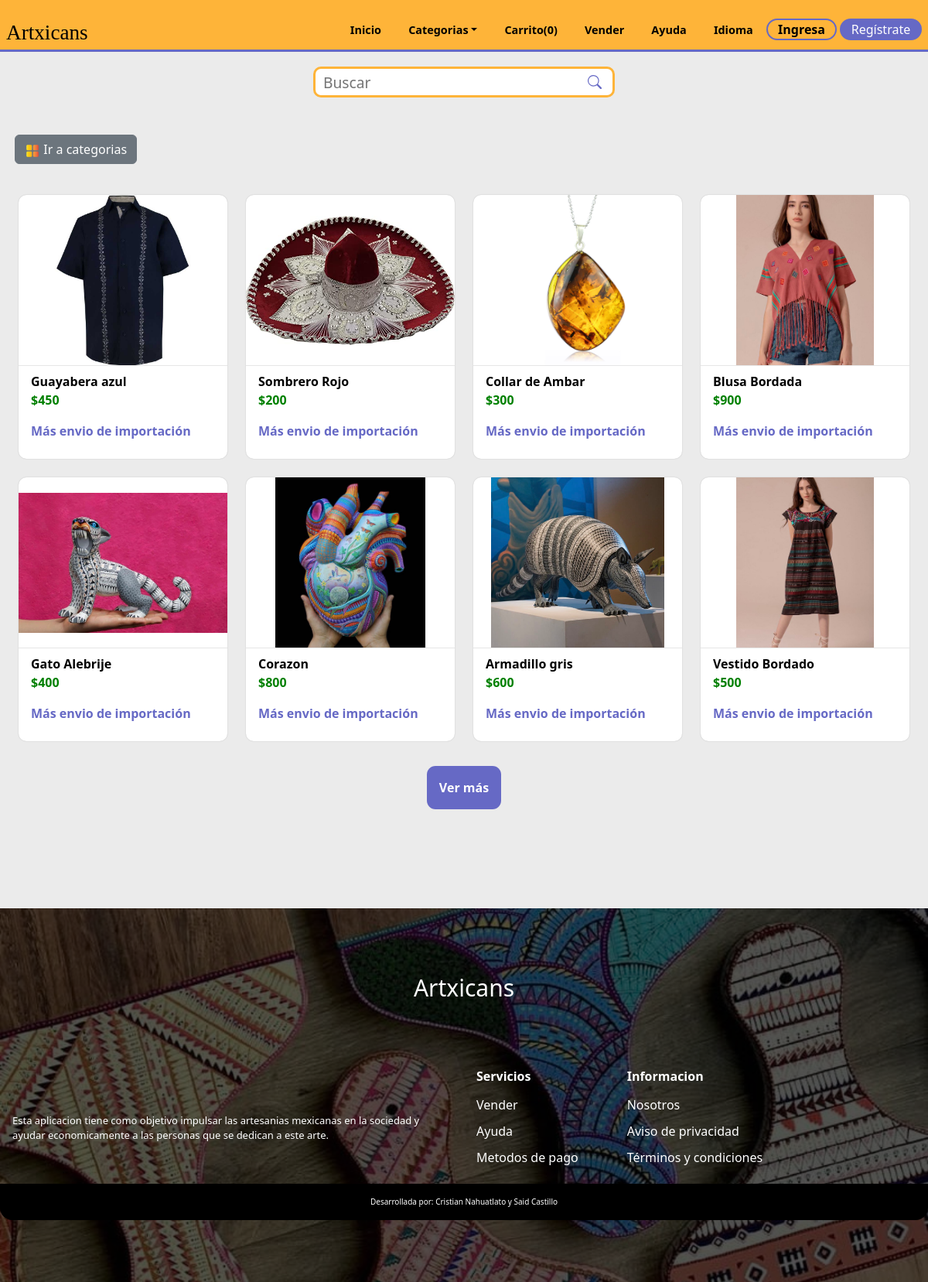
Before: / with the older database file.
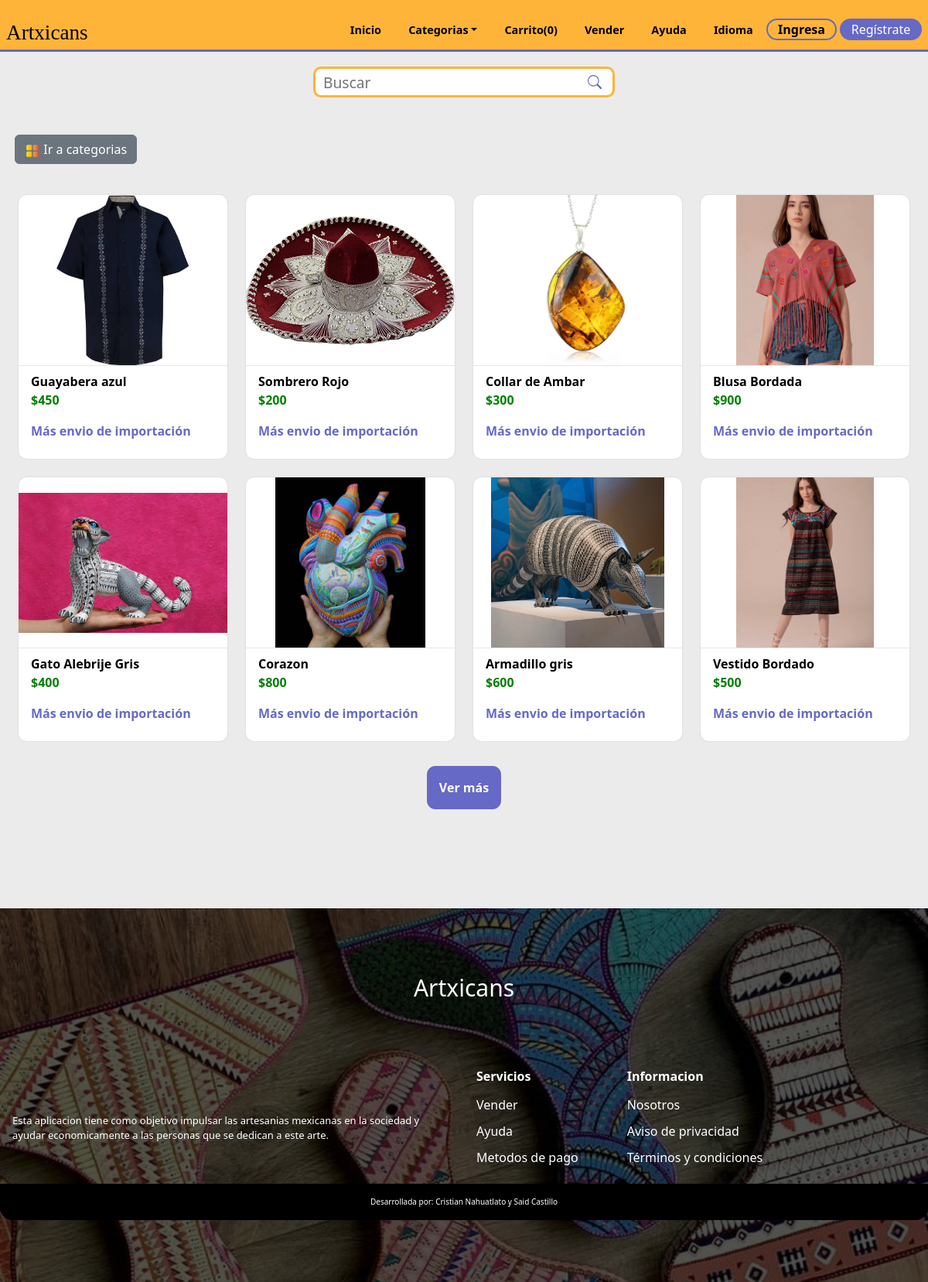
After: the same page with the newer database file.
### tables this page shows
CREATE TABLE `products` (
  `id_product` int(11) NOT NULL,
  `product` varchar(80) NOT NULL,
  `image1` varchar(80) NOT NULL,
  `price` int(11) NOT NULL,
  `description` varchar(250) NOT NULL,
  `category` varchar(30) NOT NULL,
  `stock` int(11) NOT NULL,
  `image2` varchar(30) NOT NULL,
  `image3` varchar(30) NOT NULL,
  `ID_registro` int(11) DEFAULT NULL
);

### index.php (the view, shortened to what this page needs)
<?php
  include 'global/conexion.php';
  include 'templates/cabecera.php';
?>
    <form action="search.php" class="searchContainer" method="GET" id="searchContainer">
      <div class="searchBox">
        <input type="search" name="fetch" class="searchInput mb-btn" placeholder="Buscar" />
          <button class="searchButton"> </button>
      </div>
    </form>
<div class="d-grid gap-2 d-md-flex justify-content-start cat">
  <button class="btn btn-secondary me-md-2 mb-2 mt-5 categories-btn" type="button" onclick="location.href='categories.php'"><img src="./assets/utilities/categorias.png" class="categories-icon" alt="categories-icon"> Ir a categorias</button>
</div>
   <section class='container-products' id="container-products">
   <div class='mainContent grid' id="mainContent">
   <?php
         $result = $conn ->query("SELECT * FROM products WHERE stock > 0 ORDER BY rand() LIMIT 8") or die ($conn->error);
         while($row = mysqli_fetch_assoc($result)){
  ?>
        <div class="single-product">
        <a href="product.php?id_product=<?php echo $row['id_product'];?>" class='referencia'>
             <div class='imgDiv'>
                <img src="assets/products/<?php echo $row['image1'];?>"  alt="<?php echo $row['product']?>">
            </div>
            <div class="card-info">
                <span class="product-title"><?php echo $row['product'];?></span>
                <span class="price">$<?php echo $row['price'];?></span>
                <span class="shipping">Más envio de importación</span>
            </div>
           </a>
        </div>
        <?php
          $id = $row['id_product'];
      }?>
      </div>
      <div id="id-load" class="load-more">
        <button id="load-more" data-id="<?php echo $id;?>">Ver más</button>
    </div>
    </section>
<?php
  include('templates/pie.php');
?>

### templates/cabecera.php (shortened to what this page needs)
<!DOCTYPE html>
<html lang="es">
  <head>
    <link rel="stylesheet" href="./styles/bootstrap-5.2.3-dist/css/bootstrap.min.css">
    <link rel="stylesheet" href="styles/pages/signup-login.css?v=2" />
    <link rel="stylesheet" href="./styles/home/products.css?v=2">
    <link rel="stylesheet" href="./styles/home/searchbox.css?v=2" />
    <link rel="stylesheet" href="./styles/footer/footer.css?v=2" />
    <link rel="stylesheet" href="./styles/home/main.css?v=2" />
    <link rel="stylesheet" href="./styles/header/header.css?v=2" />
    <link rel="stylesheet" href="./styles/pages/products.css?v=2" />
    <link rel="stylesheet" href="./styles/pages/sellers.css?v=2" />
    <link rel="stylesheet" href="./styles/pages/reg_seller.css?v=2" />
    <link rel="stylesheet" href="./styles/pages/categories.css?v=2" />
    <link rel="stylesheet" href="./styles/pages/help.css?v=2" />
    <link rel="stylesheet" href="./styles/pages/profile.css?v=2" />
    <link rel="stylesheet" href="./styles/pages/chats.css?v=2" />
    <link rel="stylesheet" href="index.css?v=2" />
    <link href='https://unpkg.com/boxicons@2.0.9/css/boxicons.min.css' rel='stylesheet'>
  </head>
  <body>
    <header class="header">
      <nav class="navigation">
        <div class="logo">
          <a href="index.html">Artxicans</a>
        </div>
        <div class="navbar" id="navbar">
          <ul class="navList">
            <li class="navItem"><a href="index.php">Inicio</a></li>
            <li class="navItem dropdown set-categories">
              <a
                href=""
                class="dropdown-toggle"
                data-bs-toggle="dropdown"
                aria-expanded="false"
                >Categorias</a
              >
            </li>
            <li class="navItem"><a href="cart.php">Carrito(<?php echo (empty($_SESSION['cart']))?0: count($_SESSION['cart']); ?>)</a></li>
            <li class="navItem"><a href="helpers/validate-seller.php">Vender</a></li>
            <li class="navItem"><a href="help.php">Ayuda</a></li>
            <li class="navItem"><a data-bs-toggle="modal" data-bs-target="#translateModal" style="cursor:pointer;">Idioma</a></li>
            <?php if(@!$_SESSION['user']){?>
            <div class="headerBtn">
              <button class="loginBtn" onclick="location.href='login.php'">
                <a>Ingresa</a>
              </button>
              <button class="btn-header2 signBtn" onclick="location.href='signup.php'">
                <a>Regístrate</a>
              </button>
            </div>
              <?php }?>
          </ul>
        </div>
      </nav>
    </header>

### templates/pie.php (shortened to what this page needs)
 <section class="footer">
  <div class="footer-img">
    <img src="assets/material/tablas.jpg" alt="footer">
  </div>
  <div class="fooContent">
    <div class="contactsDiv flex">
      <div class="footer-text">
        <small>Artxicans</small>
      </div>
    </div>
  <div class="footerCard flex">
    <div class="footerIntro flex">
      <div class="footerParagraph">
      Esta aplicacion tiene como objetivo impulsar las artesanias mexicanas en la sociedad
      y ayudar economicamente a las personas que se dedican a este arte.
      </div>
    </div>
    <div class="footerLinks grid">
      <div class="linkGroup">
        <span class="groupTitle">
          Servicios
        </span>
        <li class="footerList flex"><a href="helpers/validate-seller.php">Vender</a></li>
        <li class="footerList flex"><a href="./help.php">Ayuda</a></li>
        <li class="footerList flex"><a href="./">Metodos de pago</a></li>
      </div>
      <div class="linkGroup">
        <span class="groupTitle">
          Informacion
        </span>
        <li class="footerList flex"><a href="./about.php">Nosotros</a></li>
        <li class="footerList flex"><a data-bs-toggle="modal" data-bs-target="#ModalPrivacidad">Aviso de privacidad</a></li>
        <li class="footerList flex"><a data-bs-toggle="modal" data-bs-target="#ModalTerminos">Términos y condiciones</a></li>
      </div>
      </div>
      <div class="footer-end flex">
        <small>Desarrollada por:  Cristian Nahuatlato y Said Castillo</small>
      </div>
    </div>
  </div>
</section>
  </body>
</html>

### styles/home/products.css (style rules this page uses)
.mainContent { padding: 2rem 0 2rem; padding-left: 1.5rem; padding-right: 1.5rem; justify-content: center; gap: 1.5rem; }
.single-product { height: 100%; display: grid; row-gap: 10px; border-radius: 10px; align-items: center; box-shadow: 0 0 0.1em rgba(0,0,0,0.2); background-color: rgb(255, 255, 255); cursor: pointer; transition-property: box-shadow; overflow: hidden; }
.imgDiv { height: 220px; width: 100%; overflow: hidden; }
.imgDiv img { height: 100%; width: 100%; object-fit:contain; transition: hidden; }
.card-info { border-top: 1px solid rgb(230, 230, 230); padding: 0.5rem 1rem; display: flex; flex-flow: column; flex-wrap: wrap; }
.card-info * + * { display: block; margin-bottom: 1rem; }
.price { font-weight: bold; color: green; }
.product-title { font-weight: bold; color: black; }
.shipping { color: var(--second-alpha-color); font-weight: bold; }
@media screen and (min-width:420px) { .mainContent { grid-template-columns: repeat(2,1fr); } }
@media screen and (min-width:420px) { .single-product { height: auto; } }
@media screen and (min-width:720px) { .mainContent { grid-template-columns: repeat(3,1fr); } }
@media screen and (min-width:720px) { .single-product { height: auto; } }
@media screen and (min-width:1024px) { .mainContent { grid-template-columns: repeat(4,1fr); } }
@media screen and (min-width:1024px) { .single-product { height: auto; } }

### styles/home/searchbox.css (style rules this page uses)
.searchContainer { display: flex; margin-top: 1.2rem; }
.searchBox { position: relative; z-index: 999; position: fixed; left: 1rem; }
.searchButton { position: absolute; right: 8px; top:-2px; height: 100%; border: none; background:none; }
.searchInput { font-size: 1.2rem; height: 40px; border-radius: 10px; padding: 5px 30px 5px 10px; border: 3px solid var(--first-color); }
@media screen and (min-width:266px) { .searchInput { width: 150px; } }
@media screen and (min-width:320px) { .searchInput { width: 200px; } }
@media screen and (min-width:360px) { .searchInput { width: 250px; } }
@media screen and (min-width:510px) { .searchInput { width: 310px; } }
@media screen and (min-width:768px) { .searchInput { width: 390px; } }
@media screen and (min-width:768px) { .searchBox { margin: 0 auto; position: relative; left: 0; } }

### styles/footer/footer.css (style rules this page uses)
.footer { width: 100%; position: relative; padding: 2rem 0; display: flex; align-items: center; justify-content: center; margin:auto; margin-bottom: 4rem; margin-top: 8rem; }
.footer-img { position: absolute; height: 100%; width: 100%; }
.footer-img img { height: 100%; object-fit: cover; width: 100vw; }
.footer-img::after { content: ''; position: absolute; background: rgba(10, 10, 10, 0.7); top: 0; bottom: 0; right: 0; left: 0; mix-blend-mode: multiply; }
.fooContent { width: 100%; height: max-content; padding: 2rem initial; display: flex; justify-content: center; align-items: center; flex-direction: column; margin: auto; row-gap: 2rem; z-index: 100; }
.contactsDiv { justify-content: space-between; flex-direction: column; gap: 1rem; }
.footer-text small { font-size: 30px; font-weight: 400; color: white; }
.footerCard { position: relative; padding: 1rem 1rem 4rem; gap: 2rem; border-radius: 1rem; width: 100%; justify-content: center; flex-direction: column; align-items: center; overflow: hidden; }
.footerIntro { flex-basis: 50%; justify-content: center; align-items: flex-start; flex-direction: column; row-gap: .5rem; }
.footerParagraph { font-size: 13px; color: white; }
.footerLinks { flex-basis: 50%; width: 100%; gap: 1rem; grid-template-columns: repeat(2,1fr); justify-content: space-between; }
.linkGroup .groupTitle { display: block; font-weight: 600; color: white; margin-bottom:.5rem; }
.footerList { font-size: 15px; color: white; transition: .3s ease-in-out; cursor: pointer; }
.footer-end { flex-direction: column; position: absolute; bottom: 0; left: 0; right: 0; background: black; padding: 1rem 2rem; }
.footer-end small { font-size: 10px; color: white; }
.footerList a { color: white; }
@media screen and (min-width:840px) { .footer { padding: 5rem 0; margin-bottom: 0; } }
@media screen and (min-width:840px) { .footerCard { flex-direction: row; } }
@media screen and (min-width:840px) { .footerLinks { grid-template-columns: repeat(3,1fr); padding-bottom: 1rem; } }
@media screen and (min-width: 1024px) { .footerCard { padding: 3rem 1rem; } }
@media screen and (min-width: 1024px) { .footerIntro { font-size: 15px; color: white; } }
@media screen and (min-width: 1024px) { .footerList { font-size: 16px; padding: 5px 0; } }

Changed rows visible on the page:
changed products: product "Gato Alebrije" → "Gato Alebrije Gris"
